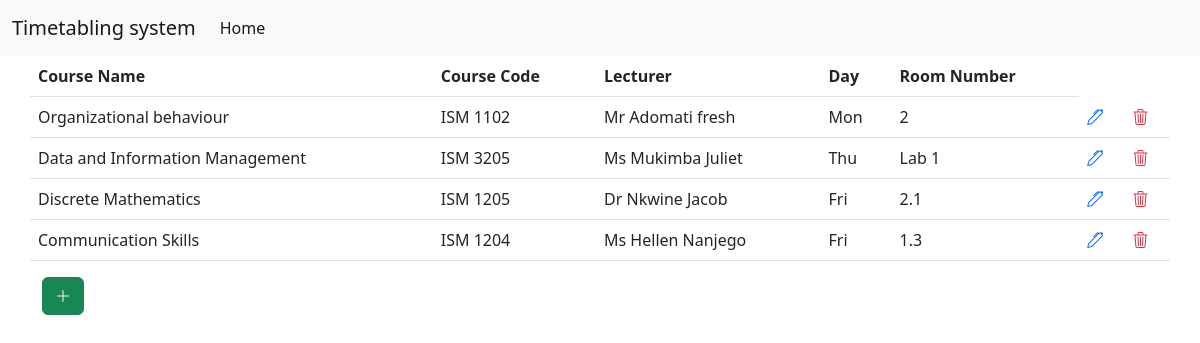
Page /classes on the committed database.
### timetableapp/models.py (models this page shows)
class courses(models.Model):
	coursename=models.CharField(max_length=100)
	coursecode=models.CharField(max_length=100)
	lecturer = models.CharField(max_length = 200)
	day=models.CharField(max_length=3)
	roomno = models.CharField(max_length = 1000)

### timetableapp/views.py (the view)
# urls.py: path('classes',classes, name="classes"),
def classes(request):
	course = courses.objects.all()
	msg=None
	return render(request,'classes.html',{'msg':msg,'courses':course})

### templates/classes.html (shortened to what this page needs)
<!DOCTYPE html>
<html>
<head>
	{% load static %}
	<link rel="stylesheet" type="text/css" href="{% static 'bootstrap-5.2.0-dist/css/bootstrap.min.css'%}">
	<link rel="stylesheet" href="https://cdn.jsdelivr.net/npm/bootstrap-icons@1.9.1/font/bootstrap-icons.css">
</head>
<body>
		<nav class="navbar navbar-expand-lg bg-light">
		  <div class="container-fluid">
		    <a class="navbar-brand" href="#">Timetabling system</a>
		    <div class="collapse navbar-collapse" id="navbarNav" >
		      <ul class="navbar-nav ml-auto" >
		        <li class="nav-item">
		          <a class="nav-link active" aria-current="page" href="{% url 'home' %}">Home</a>
		        </li>
		        <li class="nav-item">
		          <a class="nav-link" href="#"></a>
		        </li>
		        <li class="nav-item">
		          <a class="nav-link" href="#"></a>
		        </li>
		      </ul>
		    </div>
		  </div>
		</nav>
	<div class="container">
		<div class="row">
			<table class="table table-stripped" id="reportedcases">
                <tr>
                    <th>Course Name</th>
                    <th>Course Code</th>
                    <th>Lecturer</th>
                    <th>Day</th>
                    <th>Room Number</th>
                </tr>
	            <tr>
	                {% for x in courses %}
	                <td>{{x.coursename}}</td>
	                <td>{{x.coursecode}}</td>
	                <td>{{x.lecturer}}</td>
	                <td>{{x.day}}</td>
	                <td>{{x.roomno}}</td>
	                <td><a href="update/{{ x.id }}"><i class="bi bi-pen text-primary"></i></a></td>
	                <td><a href="delete/{{ x.id }}"><i class="bi bi-trash3 text-danger"></i></a></td>
	            </tr>
	                {% endfor %}
	            </table>
	            <a href="{% url 'index' %}"><i class="bi bi-plus-lg btn btn-success"></i></a>
		</div>
	</div>
</body>
</html>

### templates/classes.html (style rules this page uses)
a { text-decoration: none; }

### rows in the picture
courses: coursename "Organizational behaviour", coursecode "ISM 1102", lecturer "Mr Adomati fresh", day "Mon", roomno "2"
courses: coursename "Data and Information Management", coursecode "ISM 3205", lecturer "Ms Mukimba Juliet", day "Thu", roomno "Lab 1"
courses: coursename "Discrete Mathematics", coursecode "ISM 1205", lecturer "Dr Nkwine Jacob", day "Fri", roomno "2.1"
courses: coursename "Communication Skills", coursecode "ISM 1204", lecturer "Ms Hellen Nanjego", day "Fri", roomno "1.3"
